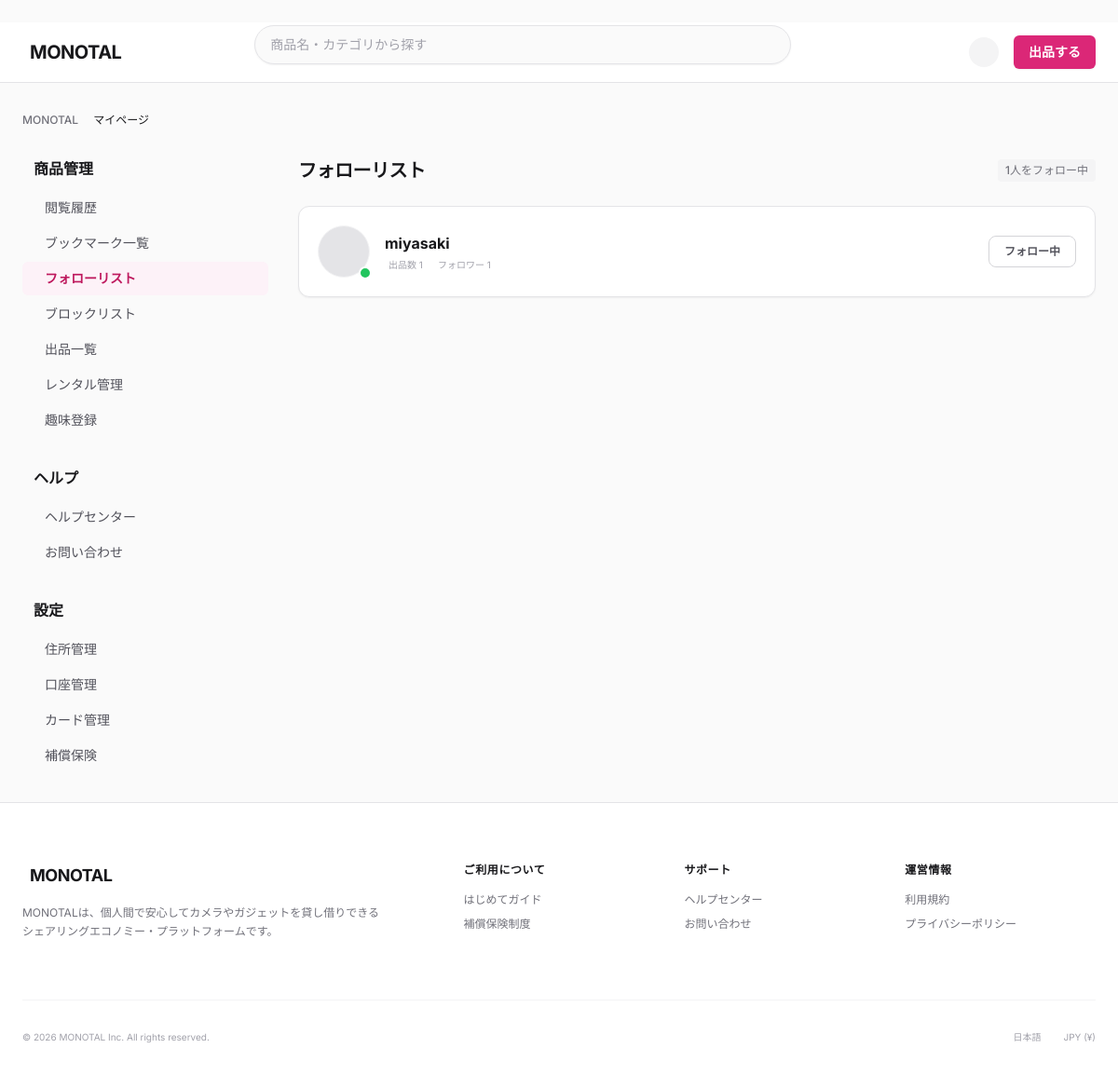
Before: /monotal/mypage/follow-list/ (signed in) with the older database file.
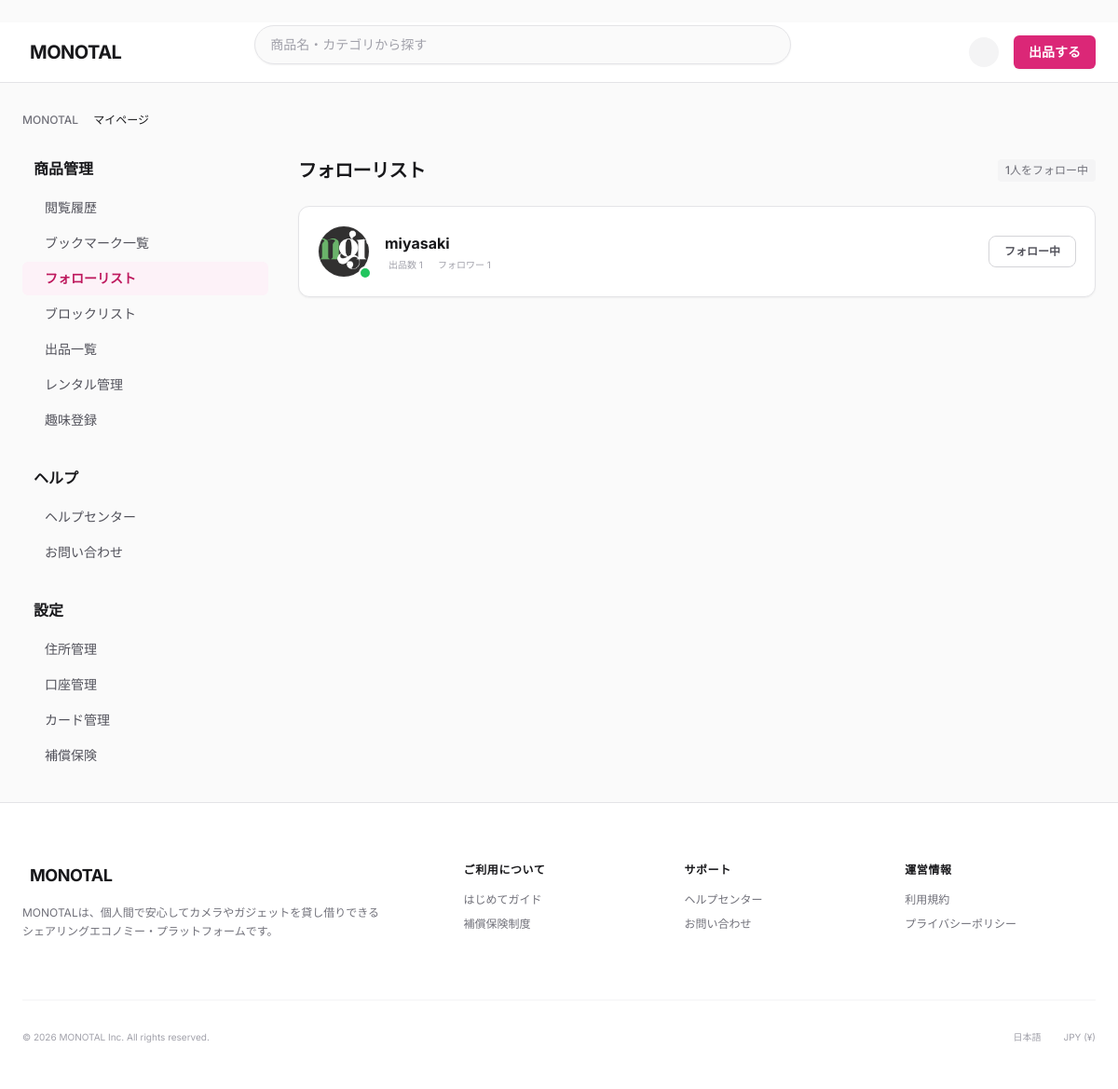
After: the same page with the newer database file.
### monotal/models.py (models this page shows, shortened)
class User(AbstractBaseUser, PermissionsMixin):
    user_id = models.AutoField(primary_key=True)
    user_name = models.CharField(max_length=100)
    display_name = models.CharField(max_length=100)
    email = models.EmailField(max_length=255)
    phone_number = models.CharField(max_length=20, default='')
    password_hash = models.CharField(max_length=255)
    login_attempt_count = models.IntegerField(default=0)
    last_login_datetime = models.DateTimeField(null=True, blank=True)
    user_status = models.ForeignKey(
        UserStatus,
        on_delete=models.PROTECT,
        db_column='user_status_id'
    )
    register_datetime = models.DateTimeField(auto_now_add=True)
    update_datetime = models.DateTimeField(auto_now=True)
    delete_datetime = models.DateTimeField(null=True, blank=True)
    user_image = models.ImageField(upload_to='user_images/', null=True, blank=True)
    bio = models.CharField(max_length=160, blank=True, default='')  # 自己紹介文（Twitter仕様: 160文字）
    is_staff = models.BooleanField(default=False)
    is_active = models.BooleanField(default=True)
    objects = UserManager()
    USERNAME_FIELD = 'email'
    REQUIRED_FIELDS = ['user_name', 'display_name']
    class Meta:
        db_table = 'T_User'
        verbose_name = 'ユーザー'
        verbose_name_plural = 'ユーザー'

### monotal/views.py (the view)
class MyPageFollowListView(LoginRequiredMixin, View):
    login_url = '/monotal/login/'
    def get(self, request, *args, **kwargs):
        following_users = User.objects.filter(
            followers__follower_user=request.user,
            user_status_id__in=[1, 2, 3]
        ).select_related('user_status').prefetch_related(
            'following',  # フォロワー数取得用
        ).order_by('-followers__register_datetime')
        following_list = []
        for user in following_users:
            product_count = Product.objects.filter(
                user=user,
                delete_datetime__isnull=True
            ).count()
            follower_count = Follow.objects.filter(followed_user=user).count()
            identity_status = None
            if user.user_status_id == 2:
                identity_status = 1
            else:
                latest_verification = IdentityVerification.objects.filter(
                    user=user
                ).order_by('-register_datetime').first()
                if latest_verification:
                    identity_status = latest_verification.identity_verification_status_id
            following_list.append({
                'user': user,
                'product_count': product_count,
                'follower_count': follower_count,
                'identity_status': identity_status,
            })
        following_count = len(following_list)
        paginator = Paginator(following_list, 20)
        page_obj = paginator.get_page(request.GET.get('page', 1))
        user_hobbies = UserHobby.objects.filter(
            user=request.user
        ).select_related('product_category').order_by('product_category_id')
        context = {
            'following_list': page_obj,
            'following_count': following_count,
            'page_obj': page_obj,
            'current_page': 'follow_list',
            'user_hobbies': user_hobbies,
        }
        return render(request, 'mypage/follow_list.html', context)

### templates/mypage/follow_list.html (shortened to what this page needs)
﻿{% extends 'base.html' %}
{% load static %}
{% block extra_css %}
<link rel="stylesheet" href="{% static 'css/mypage.css' %}">
{% endblock %}
{% block content %}
<main class="mx-auto max-w-[1200px] w-full px-4 lg:px-6 py-8">
    <nav class="mb-8 flex text-xs font-medium text-zinc-500 overflow-x-auto whitespace-nowrap">
        <ol class="flex items-center space-x-2">
            <li><a href="{% url 'index' %}" class="hover:underline hover:text-pink-600">MONOTAL</a></li>
            <li class="text-zinc-900">マイページ</li>
        </ol>
    </nav>
    <div class="lg:grid lg:grid-cols-12 lg:gap-8 items-start">
        {% include 'mypage/_sidebar.html' %}
        <div class="lg:col-span-9">
            <div class="mb-6 flex items-center justify-between">
                <h1 class="text-xl font-bold tracking-tight text-zinc-900">フォローリスト</h1>
                <span class="text-xs font-medium text-zinc-500 bg-zinc-100 px-2 py-1 rounded">{{ following_count }}人をフォロー中</span>
            </div>
            <div class="bg-white rounded-xl border border-zinc-200 shadow-sm overflow-hidden divide-y divide-zinc-100">
                {% for item in following_list %}
                <div class="p-4 sm:p-5 flex items-center gap-4 hover:bg-zinc-50 transition-colors group">
                    <a href="{% url 'profile' username=item.user.user_name %}" class="flex-shrink-0 relative">
                        {% if item.user.user_image %}
                        <img src="{{ item.user.user_image.url }}" class="h-12 w-12 sm:h-14 sm:w-14 rounded-full object-cover border border-zinc-100" alt="{{ item.user.display_name }}">
                        {% else %}
                        <div class="h-12 w-12 sm:h-14 sm:w-14 rounded-full bg-zinc-200 text-zinc-500 flex items-center justify-center border border-zinc-100">
                        </div>
                        {% endif %}
                        {% if item.identity_status == 1 %}
                        <div class="absolute -bottom-0.5 -right-0.5 bg-green-500 h-3.5 w-3.5 rounded-full border-2 border-white" title="本人確認済"></div>
                        {% endif %}
                    </a>
                    <div class="flex-1 min-w-0">
                        <div class="flex items-center gap-2 mb-1">
                            <a href="{% url 'profile' username=item.user.user_name %}" class="text-sm sm:text-base font-bold text-zinc-900 hover:underline truncate">{{ item.user.display_name }}</a>
                        </div>
                        <div class="flex items-center gap-3 text-[10px] text-zinc-400">
                            <span class="flex items-center gap-1">
                                出品数 {{ item.product_count }}
                            </span>
                            <span class="flex items-center gap-1">
                                <span class="follower-count">フォロワー {{ item.follower_count }}</span>
                            </span>
                        </div>
                    </div>
                    <button class="follow-toggle-btn flex-shrink-0 rounded-lg border px-3 sm:px-4 py-1.5 sm:py-2 text-xs font-bold transition-all flex items-center gap-1.5 active:scale-95 border-zinc-300 bg-white text-zinc-600"
                            data-user-id="{{ item.user.user_id }}"
                            data-following="true">
                        <span class="btn-label">フォロー中</span>
                    </button>
                </div>
                {% endfor %}
            </div>
        </div>
    </div>
</main>
{% endblock %}

Changed rows visible on the page:
changed User "miyasaki": user.user_image: picture added
